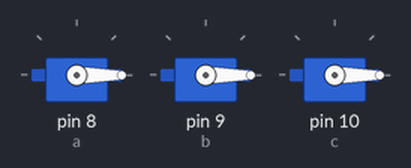
A sketch run on a simulated Arduino Uno, built with avr-gcc and run on an emulated ATmega328P. On the bench: 3 × servo.

Above: at 0.05 s.
At 2.0 s:
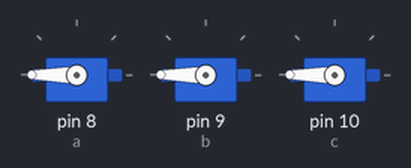
Timing chart, 0 to 4.6 s (numbered marks = the images above):
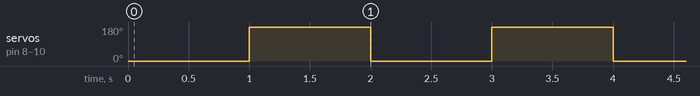

Measured:
- by itself, servo on pin 8 (a), servo on pin 9 (b), servo on pin 10 (c): alternates 180° for 1.0 s and 0° for 1.0 s

The sketch:

multi_Servo.ino
```cpp
#include <Servo.h>

Servo a, b, c;

void setup() {

  a.attach(8);
  b.attach(9);
  c.attach(10);

}

void loop() {

  a.write(0);
  b.write(0);
  c.write(0);

  delay(1000);

  a.write(180);
  b.write(180);
  c.write(180);

  delay(1000);

}
```
